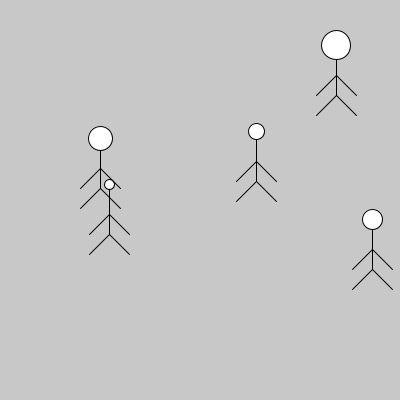
Frame 1 (no input)
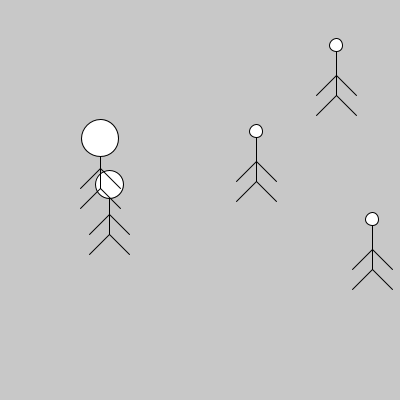
Frame 60 (the mouse pressed at the canvas centre just before this capture)
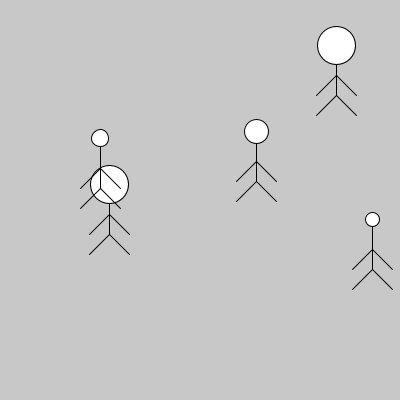
Frame 120 (the mouse held since frame 60 and released just before this capture)

The Processing sketch that drew these frames (run headless with seeded random() and noise(); from frame 60 on, the mouse is pressed at the canvas centre):

// Processing sketch: dibujar_persona_params_posy
// ── dibujar_persona_params_posy.pde
int posXPersona1, posXPersona2, posXPersona3, posXPersona4, posXPersona5;
int posYPersona1, posYPersona2, posYPersona3, posYPersona4, posYPersona5;

void setup() {
  size(400, 400);

  inicializarVariables();
}

void draw() {
  background(200);
  dibujarPersona(posXPersona1, posYPersona1, round(random(10,40)));
  dibujarPersona(posXPersona2, posYPersona2, round(random(10,40)));
  dibujarPersona(posXPersona3, posYPersona3, round(random(10,40)));
  dibujarPersona(posXPersona4, posYPersona4, round(random(10,40)));
  dibujarPersona(posXPersona5, posYPersona5, round(random(10,40)));
}

void mouseClicked() {
  inicializarVariables();
}

// ── funciones.pde
void dibujarPersona(int posX, int posY, int tamCabeza) {
  line(posX, posY, posX, posY+50); //Cuerpo
  ellipse(posX, posY, tamCabeza, tamCabeza); //Cabeza
  line(posX, posY+50, posX+20, posY+70); //Pierna Izq
  line(posX, posY+50, posX-20, posY+70); //Pierna Der
  line(posX, posY+30, posX+20, posY+50); //Mano Izq
  line(posX, posY+30, posX-20, posY+50); //Mano Der
}

void inicializarVariables(){
  posXPersona1 = round(random(10, width-10));
  posXPersona2 = round(random(10, width-10));
  posXPersona3 = round(random(10, width-10));
  posXPersona4 = round(random(10, width-10));
  posXPersona5 = round(random(10, width-10));
  
  posYPersona1 = round(random(10, height-10));
  posYPersona2 = round(random(10, height-10));
  posYPersona3 = round(random(10, height-10));
  posYPersona4 = round(random(10, height-10));
  posYPersona5 = round(random(10, height-10));
}
